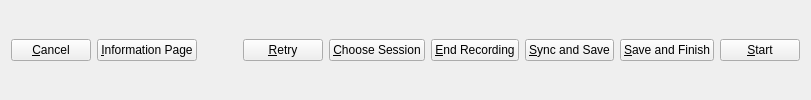
    <widget class="QFrame" name="frame_2">
     <property name="frameShape">
      <enum>QFrame::NoFrame</enum>
     </property>
     <property name="frameShadow">
      <enum>QFrame::Raised</enum>
     </property>
     <layout class="QHBoxLayout" name="buttonLayout">
      <item>
       <widget class="QPushButton" name="cancelButton">
        <property name="text">
         <string>&amp;Cancel</string>
        </property>
       </widget>
      </item>
      <item>
       <widget class="QPushButton" name="informationButton">
        <property name="text">
         <string>&amp;Information Page</string>
        </property>
       </widget>
      </item>
      <item>
       <spacer name="horizontalSpacer">
        <property name="orientation">
         <enum>Qt::Horizontal</enum>
        </property>
        <property name="sizeHint" stdset="0">
         <size>
          <width>40</width>
          <height>20</height>
         </size>
        </property>
       </spacer>
      </item>
      <item>
       <widget class="QPushButton" name="retryButton">
        <property name="text">
         <string>&amp;Retry</string>
        </property>
       </widget>
      </item>
      <item>
       <widget class="QPushButton" name="chooseSessionButton">
        <property name="text">
         <string>&amp;Choose Session</string>
        </property>
       </widget>
      </item>
      <item>
       <widget class="QPushButton" name="stopButton">
        <property name="text">
         <string>&amp;End Recording</string>
        </property>
       </widget>
      </item>
      <item>
       <widget class="QPushButton" name="syncButton">
        <property name="text">
         <string>&amp;Sync and Save</string>
        </property>
       </widget>
      </item>
      <item>
       <widget class="QPushButton" name="saveButton">
        <property name="text">
         <string>&amp;Save and Finish</string>
        </property>
       </widget>
      </item>
      <item>
       <widget class="QPushButton" name="nextButton">
        <property name="text">
         <string>&amp;Start</string>
        </property>
       </widget>
      </item>
     </layout>
    </widget>
